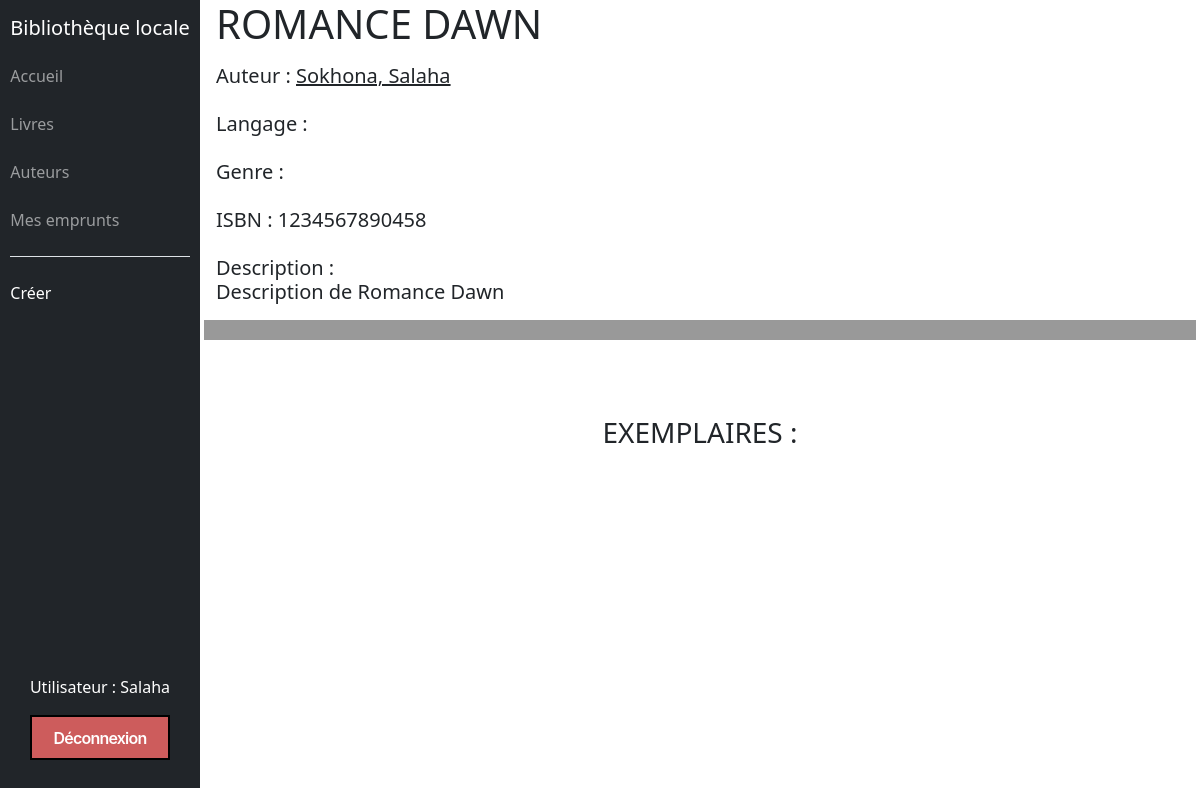
The app's page /catalog/book/3 (signed in), older data.
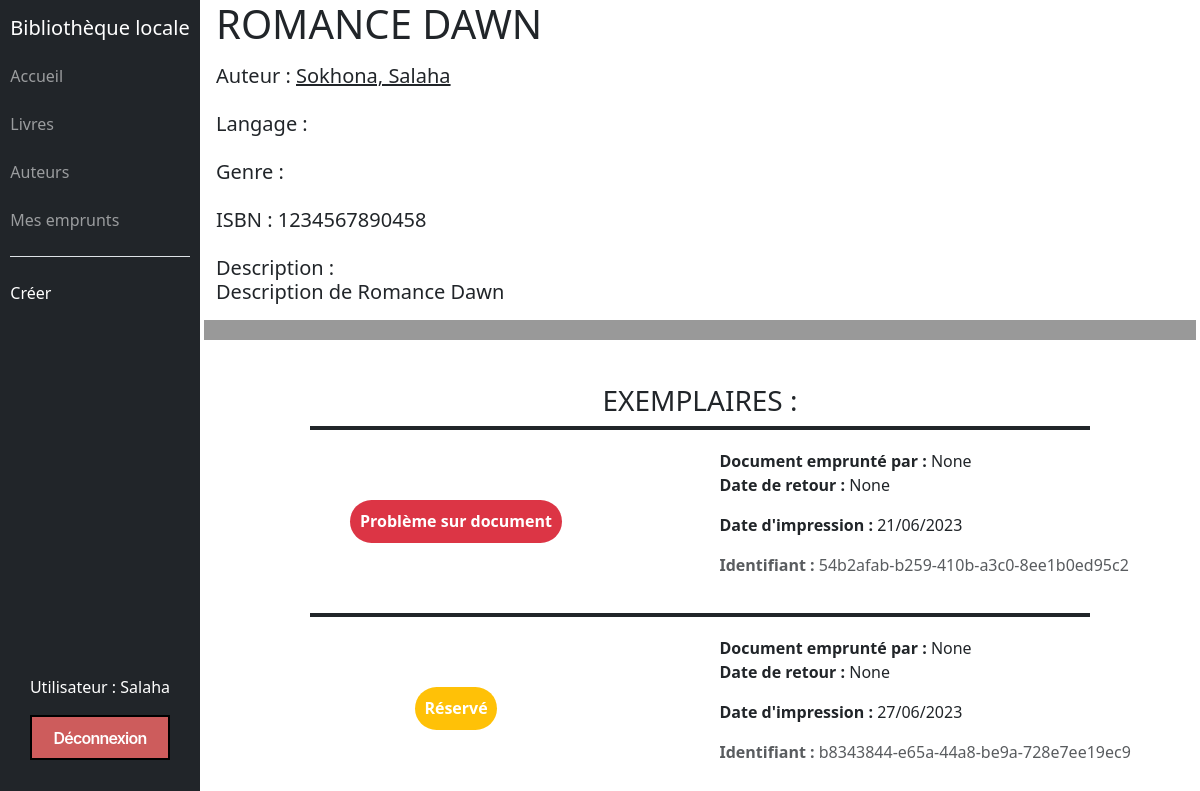
The same page, newer data.
### catalog/models.py (models this page shows, shortened)
class Book(models.Model):
    title = models.CharField(max_length=200)
    author = models.ForeignKey('Author', on_delete=models.CASCADE, null=True)
    summary = models.TextField(
        max_length=1000, help_text='Enter a brief description of the book')
    isbn = models.CharField(
        'ISBN',
        max_length=13,
        help_text=
        '13 Character <a href="https://www.isbn-international.org/content/what-isbn">ISBN number</a>'
    )
    genre = models.ManyToManyField(Genre,
                                   help_text='Select a genre for this book')
    def display_genre(self):
        return ', '.join(genre.name for genre in self.genre.all()[:3])
    display_genre.short_description = 'Genre'

class Author(models.Model):
    first_name = models.CharField(max_length=100)
    last_name = models.CharField(max_length=100)
    date_of_birth = models.DateField(null=True, blank=True)
    date_of_death = models.DateField('Died', null=True, blank=True)
    class Meta:
        ordering = ['last_name', 'first_name']
    def __str__(self):
        return f'{self.last_name}, {self.first_name}'

class BookInstance(models.Model):
    id = models.UUIDField(
        primary_key=True,
        default=uuid.uuid4,
        help_text='Unique ID for this particular book across whole library')
    book = models.ForeignKey('Book', on_delete=models.CASCADE, null=True)
    imprint = models.CharField(max_length=200)
    due_back = models.DateField(null=True, blank=True)
    borrower = models.ForeignKey(User,
                                 on_delete=models.SET_NULL,
                                 null=True,
                                 blank=True)
    LOAN_STATUS = (
        ('m', 'Problème sur document'),
        ('o', 'Emprunté'),
        ('a', 'Disponible'),
        ('r', 'Réservé'),
    )
    status = models.CharField(
        max_length=1,
        choices=LOAN_STATUS,
        blank=True,
        default='m',
        help_text='Book availability',
    )
    class Meta:
        ordering = ['due_back']

### catalog/views.py (the view, shortened to what this page needs)
# urls.py: path('book/<int:pk>', views.BookDetailView.as_view(), name='book-detail'),
class BookDetailView(generic.DetailView):
    model = Book
    template_name = 'books/book_detail.html'

### catalog/templates/books/book_detail.html
{% extends "base_generic.html" %}
{% block css %}
{% load static %}
<link rel="stylesheet" href="{% static 'css/book_author_detail.css' %}">
{% endblock %}
{% block content %}
<div class="row">
  <div class="col">
    <h1>{{ book.title }}</strong></h1>
    <h5><strong>Auteur :</strong> <a href="{% url 'author-detail' book.author.pk %}">{{ book.author }}</a></h5>
    <h5><strong>Langage :</strong> {{ book.language }}</h5>
    <h5><strong>Genre :</strong> {{ book.genre.all|join:", " }}</h5>
    <h5><strong>ISBN :</strong> {{ book.isbn }}</h5>
    <h5><strong>Description :</strong><br>{{ book.summary }}</h5>
  </div>
</div>
<div class="row">
  <div class="col">
  <h3>Exemplaires :</h3>
  {% if user.is_authenticated %}
  {% for copy in book.bookinstance_set.all %}
    <div class="separator"></div>
    <div class="book-instance">
      <div class="book-status">
        <div class="{% if copy.status == 'a' %}bg-success{% elif copy.status == 'm' %}bg-danger{% else %}bg-warning{% endif %}">
          {{ copy.get_status_display }}
        </div>
      </div>
      <div class="book-aside">
        {% if copy.status == 'a' %}
        <div class="form">
          <form action="{{ request.path }}" method="post">
            {% csrf_token %}
            <input class="button" type="submit" value="Emprunter" />
            <input type="hidden" name="borrow_book" value="/" />
            <input type="hidden" name="copy_id" value="{{ copy.id }}" />
            <input type="hidden" name="user_id" value="{{ user.id }}" />
          </form>
        </div>
        {% elif copy.status == 'o' and user == copy.borrower %}
        <a class="button" href="{% url 'book-renew' copy.pk %}?next={% url 'book-detail' book.id %}">Prolonger</a>
        <a class="button" href="{% url 'book-return' copy.pk %}?next={% url 'book-detail' book.id %}">Retourner</a>
        {% else %}
        <p>
          <strong>Document emprunté par :</strong> {{ copy.borrower }}<br>
          <strong>Date de retour :</strong> {{ copy.due_back }}
        </p>
        {% endif %}
        <p><strong>Date d'impression :</strong> {{ copy.imprint }}</p>
        <p class="text-muted"><strong>Identifiant :</strong> {{ copy.id }}</p>
      </div>
    </div>
  {% endfor %}
{% else %}
  <div class="login">
    Veuillez vous connecter pour accéder au statut du document.<br>
    <a class="button" href="{% url 'login' %}?next={% url 'book-detail' book.id %}">Se connecter</a>
  </div>
{% endif %}
  </div>
</div>
{% endblock %}

### catalog/templates/base_generic.html (shortened to what this page needs)
<!DOCTYPE html>
<html lang="fr">
  <head>
    <link href="https://cdn.jsdelivr.net/npm/bootstrap@5.3.0/dist/css/bootstrap.min.css" rel="stylesheet">
    {% load static %}
    <link rel="stylesheet" href="{% static 'css/base_generic.css' %}">
    {% block css %}{% endblock %}
  </head>
  <body>
    <div class="container-fluid">
      <div class="row">
        <div class="col-lg-2 d-flex justify-content-lg-center justify-content-between bg-dark">
          <nav class="navbar navbar-expand-lg navbar-dark bg-dark align-items-start">
            <div class="container-fluid p-0 flex-lg-column h-100">
              <a class="navbar-brand m-0" href="/">Bibliothèque locale</a>
              <div class="collapse navbar-collapse flex-column -justify-content-between w-100" id="navbarNav">
                <ul class="navbar-nav d-flex flex-lg-column w-100">
                  <li class="nav-item"><a class="nav-link" href="{% url 'index' %}">Accueil</a></li>
                  <li class="nav-item"><a class="nav-link" href="{% url 'books' %}">Livres</a></li>
                  <li class="nav-item"><a class="nav-link" href="{% url 'authors' %}">Auteurs</a></li>
                  {% if user.is_authenticated %}
                  <li class="nav-item"><a class="nav-link" href="{% url 'my-borrowed' %}">Mes emprunts</a></li>
                  {% else %}
                  <li class="nav-item"><a class="nav-link" href="{% url 'login' %}?next={{ request.path }}">Connexion</a></li>
                  {% endif %}
                  {% if perms.catalog.can_add_author %}
                  <li class="border-top my-3"></li>
                  <li class="mb-1">
                    <button class="btn btn-toggle nav-link text-white align-items-center rounded collapsed" data-bs-toggle="collapse" data-bs-target="#create-collapse" aria-expanded="false">
                    Créer
                    </button>
                  </li>
                  {% endif %}
                </ul>
                {% if user.is_authenticated %}
                <div class="user-div">
                  <p>Utilisateur : {{ user.get_username }}</p>
                  <a class="nav-link button" href="{% url 'logout' %}">Déconnexion</a>
                </div>
                {% endif %}
              </div>
            </div>
          </nav>
        </div>
        <div class="col-lg-10 bg-white">
          {% block content %}
          {% endblock %}
        </div>
      </div>
    </div>
  </body>
</html>

### catalog/static/css/base_generic.css (style rules this page uses)
@media (min-width: 992px) { .container-fluid > .row { height: 100%; } }
@media (min-width: 992px) { .navbar { width: fit-content; } }
@media (min-width: 992px) { .button { min-width: 150px; } }
@media (min-width: 992px) { .user-div { position: absolute; text-align: center; } }
html, body, body > .container-fluid { height: 100%; }
a { color: inherit; }
ul > .nav-item > .nav-link { padding-left: 0!important; padding-top: 1rem; }
.btn-toggle { padding-left: 0!important; }
.col-lg-2 { color: white; }
.col-lg-10 { min-height: 100%; overflow: auto; }
h1, h2, h3, h4, h5, h6 { line-height: 1.2; }
h2, h3, h4, h5, h6 { padding: 0.5rem 0 0.5rem 0; font-weight: 300; }
h1 { font-weight: 400; }
.button { align-items: center; background-color: #fff; border: 2px solid #000; box-sizing: border-box; color: #000; cursor: pointer; display: inline-flex; fill: #000; font-family: Inter,sans-serif; font-size: 16px; font-weight: 600; height: 45px; justify-content: center; letter-spacing: -.8px; line-height: 24px; min-width: 140px; outline: 0; padding: 0 17px; text-align: center; text-decoration: none; transition: all .3s; user-select: none; -webkit-user-select: none; touch-action: manipulation; }
.separator { height: 0; width: 80%; margin: 0 10% 0 10%; border: 2px solid; }
div:has(> nav) { background-color: whitesmoke; }
.user-div { bottom: 5%; }
.user-div > a { background-color: indianred; color: white; }

### catalog/static/css/book_author_detail.css (style rules this page uses)
.col-lg-10 { display: flex; flex-direction: column; justify-content: space-between; }
.col-lg-10 .row { padding-top: 0.5rem; }
.col-lg-10 .row:first-child { min-height: 30vh; margin: -0.5rem -0.5rem 0.5rem -0.5rem; box-shadow: rgba(0, 0, 0, 0.4) 0px 20px; }
.col-lg-10 .row:nth-child(2) { min-height: 50vh; }
h1, h3 { text-transform: uppercase; }
h3 { margin: 0; align-self: end; text-align: center; }
.book-instance { display: flex; justify-content: space-around; align-items: center; }
.book-instance > div { width: 50%; }
.book-status > div { width: fit-content; margin: auto; padding: 2%; border-radius: 50px; color: white; font-weight: bold; }
.book-aside { height: fit-content; padding: 2%; border-radius: 50px; }

Row changes from the older to the newer data that the page shows:
added BookInstance: status "Problème sur document", borrower "None", due_back "None", imprint "21/06/2023", id "54b2afab-b259-410b-a3c0-8ee1b0ed95c2"
added BookInstance: status "Réservé", borrower "None", due_back "None", imprint "27/06/2023", id "b8343844-e65a-44a8-be9a-728e7ee19ec9"
